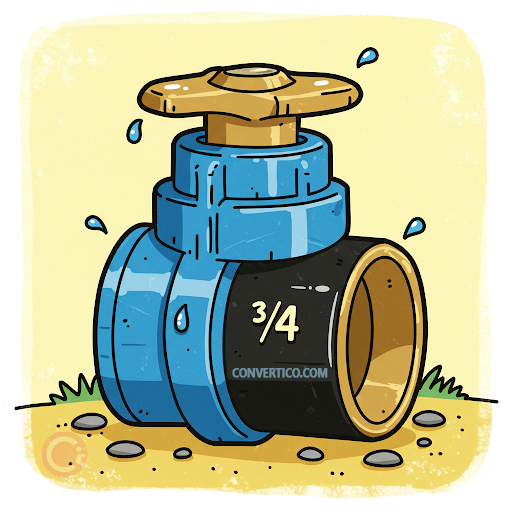
#> input picture images/blue-bmp-16-bit.bmp, 512 x 512 px
$ python -i helpers.py   (imports and definitions only)
#> lines starting #> are read from the running program, lines starting #| are printed output that depends on the picture
'''a file is just a sequence of bits, arranged in some fashion. A 24-bit BMp file is essenstially just a sequence of bits, (almost) every 24 of which represent some pixel color. BMP file also contains "metadata", information like an image's height and width, and this data is stored at the beginning of the file in form of two data structure generally referred to as "headers".1. BITMAPINFOHEADER: 40 bytes long,   BITMAPFILEHEADER: 14 BYTES long, following this two headers is the actual BITMAP: an array of bytes,triples which represent a pixel colour, BMP stores triples in reverse(BGR) with 8 bits for each, some also store the entire bitmap backwards, with an image top row at the end of BMP file'''


import math

from PIL import Image
import sys, os
import struct


# [257 lines left out: functions filter, greyscale, serpia, reflect, not called in this run]

def blur(input, output):
#> called with input = 'images/blue-bmp-16-bit.bmp', output = 'out.png'
     with Image.open(input) as old_img:
#> old_img is the input picture: PIL image 512x512 RGB; mean R, G, B 184.9, 190.4, 158.6
            old_img = old_img.convert("RGB")
            width , height = old_img.size
#> width = 512; height = 512


            new_img = Image.new("RGB",(width,height))
#> new_img: PIL image 512x512 RGB; every value is 0

            old_pixels = old_img.load()
            new_pixels = new_img.load()

            for y in range(height):
                for x in range(width):
                    if y == 0 and x == 0:
                        r_l,g_l,b_l = old_img.getpixel((x,y))
                        r_m,g_m,b_m = old_img.getpixel(((x+1),y))
                        r_p,g_p,b_p = old_img.getpixel((x+1,y+1))
                        r_o,g_o,b_o = old_img.getpixel((x,y+1))


                        new_r = (r_l + r_m + r_p + r_o)//4
                        new_g = (g_l + g_m + g_p + g_o)//4
                        new_b = (b_l + b_m + b_p + b_o)//4

                        new_pixels[x,y] = (new_r,new_g ,new_b)

                    elif y == height-1  and x == 0:
                        r_l,g_l,b_l = old_img.getpixel((x,y))
                        r_m,g_m,b_m = old_img.getpixel((x+1,y))
                        r_i,g_i,b_i = old_img.getpixel((x,y-1))
                        r_j,g_j,b_j = old_img.getpixel((x+1,y-1))


                        new_r = (r_l + r_m + r_i + r_j)//4
                        new_g = (g_l + g_m + g_i + g_j)//4
                        new_b = (b_l + b_m + b_i + b_j)//4

                        new_pixels[x,y] = (new_r,new_g ,new_b)

                    elif y == height-1   and x == width-1:
                        r_l,g_l,b_l = old_img.getpixel((x,y))
                        r_k,g_k,b_k = old_img.getpixel((x-1,y))
                        r_i,g_i,b_i = old_img.getpixel((x,y-1))
                        r_h,g_h,b_h = old_img.getpixel((x-1,y-1))


                        new_r = (r_l + r_k + r_i + r_h)//4
                        new_g = (g_l + g_k + g_i + g_h)//4
                        new_b = (b_l + b_k + b_i + b_h)//4

                        new_pixels[x,y] = (new_r,new_g ,new_b)

                    elif y == 0  and x == width-1:
                        r_l,g_l,b_l = old_img.getpixel((x,y))
                        r_o,g_o,b_o = old_img.getpixel((x,y+1))
                        r_n,g_n,b_n = old_img.getpixel((x-1,y+1))
                        r_k,g_k,b_k = old_img.getpixel((x-1,y))


                        new_r = (r_l + r_o + r_n + r_k)//4
                        new_g = (g_l + g_o + g_n + g_k)//4
                        new_b = (b_l + b_o + b_n + b_k)//4

                        new_pixels[x,y] = (new_r,new_g ,new_b)

                    elif y == height-1  and (0 < x < width-1):
                           r_l,g_l,b_l = old_img.getpixel((x,y))
                           r_k,g_k,b_k = old_img.getpixel((x-1,y))
                           r_m,g_m,b_m = old_img.getpixel((x+1,y))
                           r_i,g_i,b_i = old_img.getpixel((x,y-1))
                           r_h,g_h,b_h = old_img.getpixel((x-1,y-1))
                           r_j,g_j,b_j = old_img.getpixel((x+1,y-1))


                           new_r = (r_l + r_k + r_m  + r_i + r_h + r_j )//6
                           new_g = (g_l + g_k  + g_m + g_i + g_h + g_j )//6
                           new_b = (b_l + b_k  + b_m + b_i + b_h + b_j )//6

                           new_pixels[x,y] = (new_r,new_g ,new_b)

                    elif y == 0  and (0 < x < width-1):

                            r_l,g_l,b_l = old_img.getpixel((x,y))
                            r_k,g_k,b_k = old_img.getpixel((x-1,y))
                            r_m,g_m,b_m = old_img.getpixel((x+1,y))
                            r_o,g_o,b_o = old_img.getpixel((x,y-1))
                            r_n,g_n,b_n = old_img.getpixel((x-1,y+1))
                            r_p,g_p,b_p = old_img.getpixel((x+1,y+1))


                            new_r = (r_l + r_k + r_m + r_o + r_n + r_p)//6
                            new_g = (g_l + g_k + g_m + g_o + g_n + g_p)//6
                            new_b = (b_l + b_k + b_m + b_o + b_n + b_p)//6

                            new_pixels[x,y] = (new_r,new_g ,new_b)

                    else:

                        if x == 0:
                            r_l,g_l,b_l = old_img.getpixel((x,y))
                            r_i,g_i,b_i = old_img.getpixel((x,y-1))
                            r_o,g_o,b_o = old_img.getpixel((x,y+1))
                            r_j,g_j,b_j = old_img.getpixel((x+1,y-1))
                            r_m,g_m,b_m = old_img.getpixel((x+1,y))
                            r_p,g_p,b_p = old_img.getpixel((x+1,y+1))

                            new_r =  (r_l + r_i + r_o + r_j + r_m + r_p)//6
                            new_g = (g_l + g_i + g_o + g_j + g_m + g_p)//6
                            new_b =  (b_l + b_i + b_o + b_j + b_m + b_p)//6

                        elif x == width-1:

                            r_l,g_l,b_l = old_img.getpixel((x,y))
                            r_i,g_i,b_i = old_img.getpixel((x,y-1))
                            r_o,g_o,b_o = old_img.getpixel((x,y+1))
                            r_j,g_j,b_j = old_img.getpixel((x-1,y-1))
                            r_m,g_m,b_m = old_img.getpixel((x-1,y))
                            r_p,g_p,b_p = old_img.getpixel((x-1,y+1))

                            new_r =  (r_l + r_i + r_o + r_j + r_m + r_p)//6
                            new_g = (g_l + g_i + g_o + g_j + g_m + g_p)//6
                            new_b =  (b_l + b_i + b_o + b_j + b_m + b_p)//6

                        else:
                            r_l,g_l,b_l = old_img.getpixel((x,y))
                            r_k,g_k,b_k = old_img.getpixel((x-1,y))
                            r_m,g_m,b_m = old_img.getpixel((x+1,y))
                            r_o,g_o,b_o = old_img.getpixel((x,y-1))
                            r_n,g_n,b_n = old_img.getpixel((x-1,y+1))
                            r_p,g_p,b_p = old_img.getpixel((x+1,y+1))
                            r_i,g_i,b_i = old_img.getpixel((x,y-1))
                            r_h,g_h,b_h = old_img.getpixel((x-1,y-1))
                            r_j,g_j,b_j = old_img.getpixel((x+1,y-1))

                            new_r = (r_l + r_k + r_m + r_o + r_n + r_p + r_i + r_h + r_j)//9
                            new_g = (g_l + g_k + g_m + g_o + g_n + g_p + g_i + g_h + g_j ) //9
                            new_b = (b_l + b_k + b_m + b_o + b_n + b_p + b_i + b_h + b_j  )//9


                            new_pixels[x,y] = (new_r,new_g ,new_b)

            new_img.save(output)
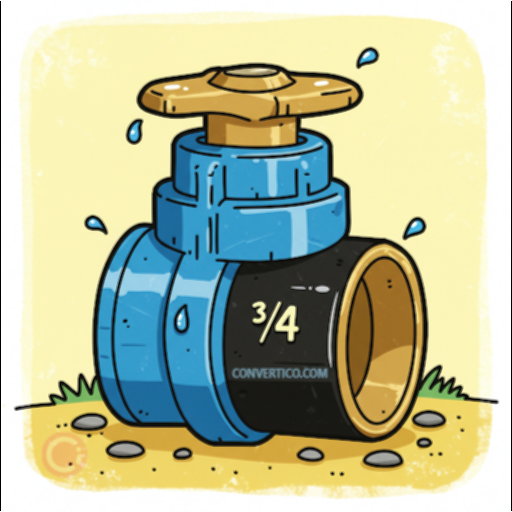
#> saved as out.png: PIL image 512x512 RGB; mean R, G, B 183.5, 189, 157.2

# [52 lines left out: function edge, not called in this run]

# ---------------------------------------------------------
# COMMAND-LINE FUNCTION DISPATCHER
# ---------------------------------------------------------

# [33 lines not run here, left out]


'''this took a long time because firstly, i didnt even understand what was not required of me and what was. i used a lot of browsing and ai to get the filter function which was not required of me to work, also it is always important to put check and error messages in your code cause if i did in this at the earlier stage i would have been able to know that the image i wanted to use was not a good one, the rest of the function were relatively easier except the last, came up with the logic and i still had the idea on how to fix the problem but ended up using ai to fix the code. had to learn how to call function from the command line that did not match the name of the file and would be using this going forward , all in all i think this was the one project have spent so much time on, hopefully i get to finish the whole problem set and move on the next. but it had a lot of lessons and maybe later i would label the rest of the code'''

'''with the edge function it was relatively easy as i understood how the algorithm was to function, i did however not comprehend the steps properly, but however fixing the code to perform the right effect that was required was just a few steps from what was firstly produced, long story short Comprehension is key and for now i use Ai as the corrector of my code for now as i continue to get better and learn more syntax'''

>>> result = blur('images/blue-bmp-16-bit.bmp', 'out.png')

$ run again, on images/messi.jpeg
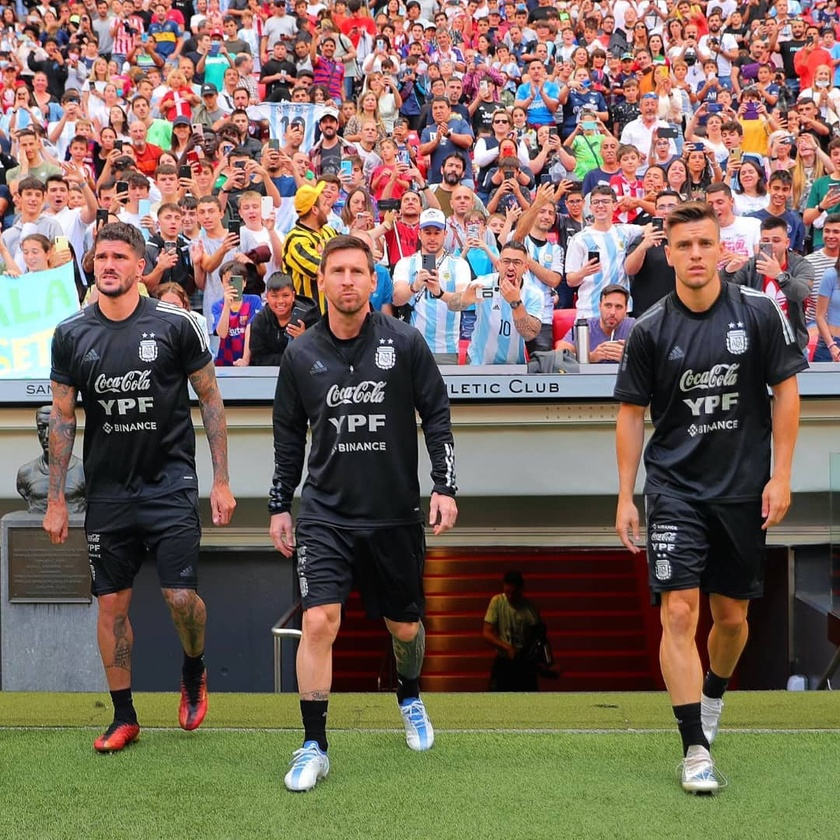
#> input picture images/messi.jpeg, 840 x 840 px, shrunk from 1080 x 1080 before the run
#> in blur, old_img is the input picture: PIL image 840x840 RGB; mean R, G, B 120.9, 105.1, 92.7
#> new_img: PIL image 840x840 RGB; every value is 0
#> in blur, `new_img.save(output)`:
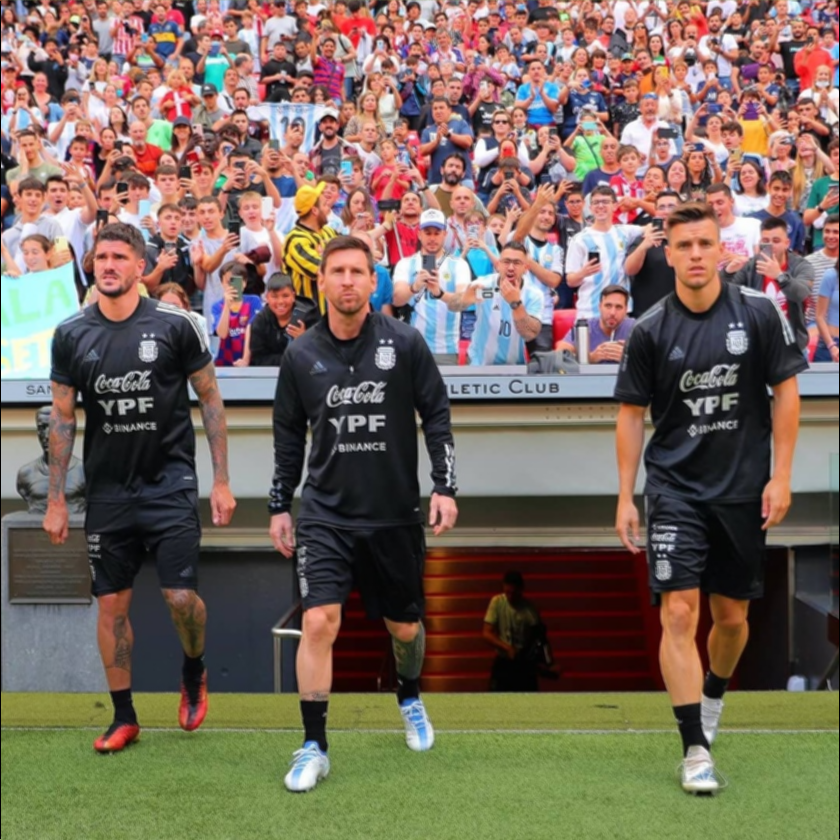
#> saved as out.png: PIL image 840x840 RGB; mean R, G, B 120.1, 104.3, 91.9
